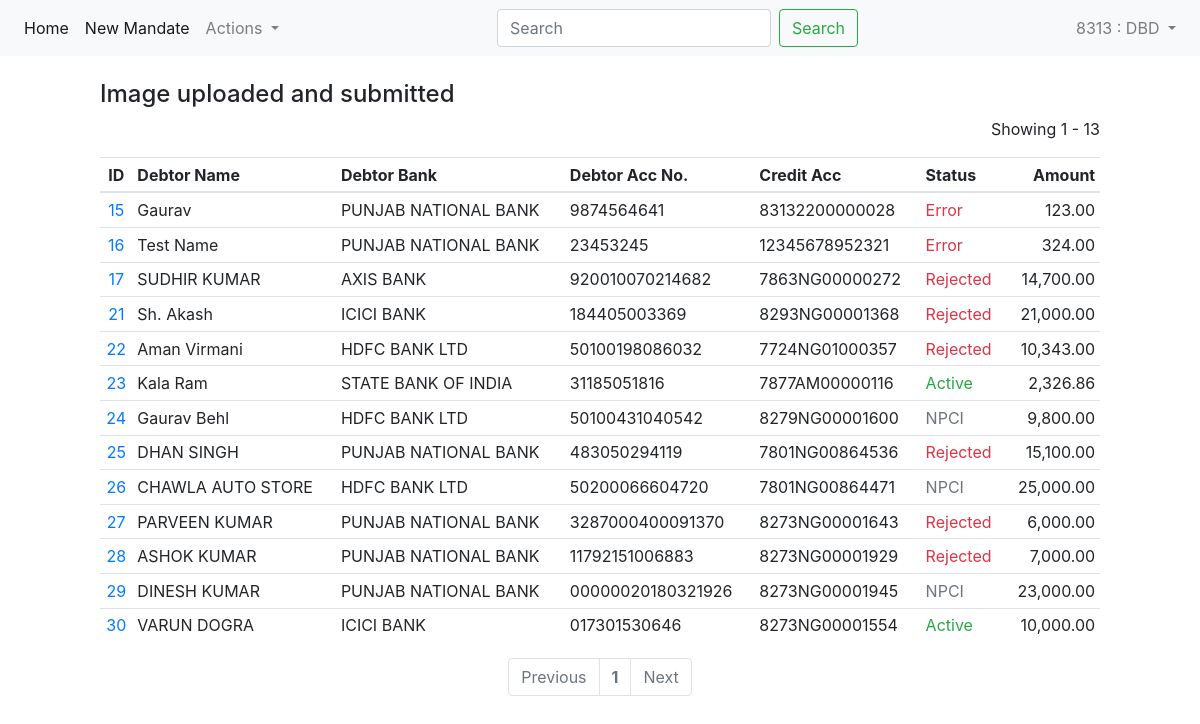
Page /mandates/1/ (signed in) on the earlier database version.
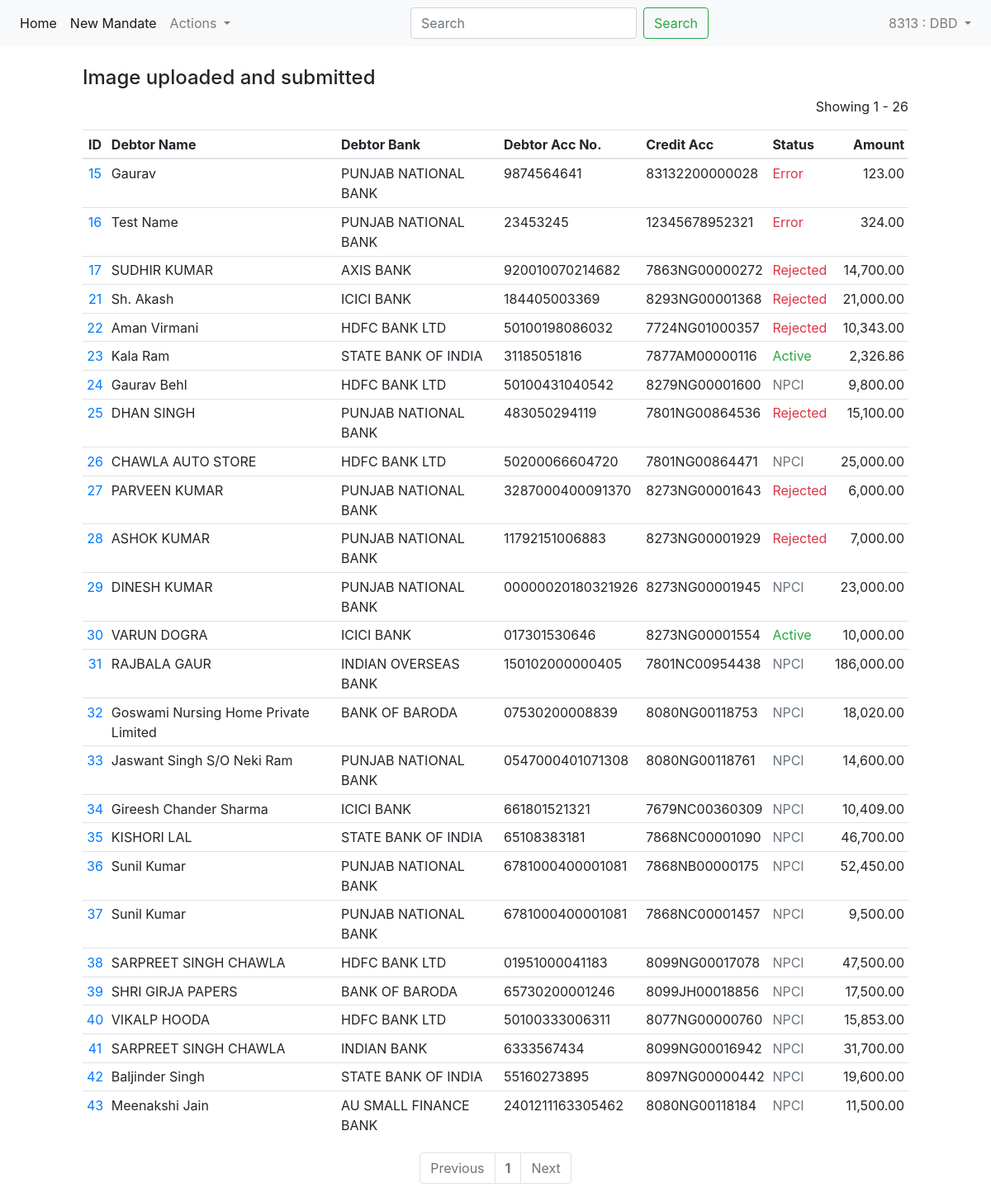
Same page on the later database version.
### mandate/models.py (models this page shows, shortened)
class Mandate(models.Model):
	debit_type_choices = [
		(None, ''),
		('F', 'Fixed Amount'),
		('M', 'Max Amount'),
	]
	frequency_choices = [
		(None, ''),
		('ADHO', 'As and when presented'),
		('INDA', 'Intra Day'),
		('DAIL', 'Daily'),
		('WEEK', 'Weekly'),
		('BIMN', 'Bi-Monthly'),
		('MNTH', 'Monthly '),
		('QURT', 'Quaterly'),
		('MIAN', 'Semi annually'),
		('YEAR', 'Yearly'),
	]
	acc_type_choices = [
		(None, ''),
		('SAVINGS', 'SAVINGS'),
		('CURRENT', 'CURRENT'),
		('CC', 'CC'),
		('Other', 'Other'),
	]
	debit_date_choices = [
		(None, ''),
		('3', '3rd day of month'),
		('11', '11th day of month'),
		('19', '19th day of month'),
		('26', '26th day of month'),
	]
	seq_no = models.IntegerField(default=0)
	ref = models.CharField(max_length=35, null=False)
	office = models.ForeignKey(Office, on_delete=models.PROTECT)
	currency = models.CharField(max_length=5, default='INR', verbose_name='Currency')
	debit_type = models.CharField(max_length=1, choices=debit_type_choices, default='F', verbose_name='Debit Type')
	amount = models.DecimalField(max_digits=10, decimal_places=2, verbose_name='Installment Amount')
	category = models.CharField(max_length=4, default='L001', verbose_name='Category')
	frequency = models.CharField(max_length=4, choices=frequency_choices, default='MNTH', verbose_name='Frequency')
	date = models.DateField(verbose_name='Date of Mandate')
	start_date = models.DateField(verbose_name='Start Date', help_text="The start date should be on or after the date of mandate.")
	end_date = models.DateField(verbose_name='End Date', help_text="The end date can not be beyond 40 years after start date ")
	debtor_name = models.CharField(max_length=300, verbose_name='Name of Debor Account Holder', help_text="The name as per the debit account.")
	debtor_joint = models.BooleanField(default=False, verbose_name='Is the Debtor Account jointly held?', help_text="Select this if the debtor account requires signatures of multiple persons")
	debtor_name_2 = models.CharField(blank=True, null=True, max_length=300, verbose_name='Name of Debor Account Holder 2', help_text='At least one additional name required for joint account.')
	debtor_name_3 = models.CharField(blank=True, null=True, max_length=300, verbose_name='Name of Debor Account Holder 3')
	debtor_bank = models.ForeignKey(DebtorBank, on_delete=models.PROTECT, verbose_name='Debtor Bank')
	debtor_acc_type = models.CharField(max_length=10, choices=acc_type_choices, verbose_name='Debtor Account Type')
	debtor_acc_no = models.CharField(max_length=100, verbose_name='Debtor Legal Account Number')
	debtor_acc_ifsc = models.CharField(max_length=11, verbose_name='Debtor Account IFSC')
	creditor_name = models.CharField(max_length=300, verbose_name='Creditor Name')
	creditor_bank = models.CharField(max_length=300, default="SARVA HARYANA GRAMIN BANK", verbose_name='Creditor Bank')
	creditor_utility_code = models.CharField(max_length=100, default="HGBX00002000017848", verbose_name='Creditor Utility Code')
	mandate_image = models.ImageField(upload_to="mandate/images/mandate/", null=True, verbose_name='Mandate Image')
	debit_date = models.CharField(max_length=2, choices=debit_date_choices, verbose_name='Date of EMI Collection')
	credit_account = models.CharField(max_length=100, verbose_name='Credit Account', help_text="The loan/other account in SHGB in which the installment is to be credited.")
	phone = models.CharField(max_length=10, null=True, blank=True, validators=[phone_validator], verbose_name='Customer Mobile No.')
	email = models.EmailField(null=True, blank=True, verbose_name='Customer EMail ID')
	create_time = models.DateTimeField(null=True)
	create_user = models.ForeignKey(User, on_delete=models.PROTECT, related_name="create", null=True)
	submit_time = models.DateTimeField(null=True)
	submit_user = models.ForeignKey(User, on_delete=models.PROTECT, related_name="submit", null=True)
	lm_time = models.DateTimeField(null=True)
	is_deleted = models.BooleanField(default=False)
	def get_status(self):
		try:
			return self.presentation_set.latest().get_status()
		except Presentation.DoesNotExist:
			return {
				'short': 'New',
				'message': 'The mandate has been submitted and pending at HO:DBD',
				'class': 'primary'
			}
	class Meta:
		ordering = ["id"]
		constraints = [
			CheckConstraint(
    			check = Q(start_date__gte = F("date")),
    			name = "startDate_gte_date",
				violation_error_message = '"Start Date" can not be before the "Date of Mandate"',
			),
			UniqueConstraint(
				name = 'mandate_ref_unique',
				fields = ["ref"]
			)
		]

class DebtorBank(models.Model):
	name = models.CharField(max_length=400)
	is_deleted = models.BooleanField(default=False)
	def __str__(self):
		return self.name
	class Meta:
		ordering = ["name"]

class Presentation(models.Model):
	npci_codes = {
		'M093': 'Aadhaar not mapped to account number',
		'M090': 'Aadhaar Number mismatch in X509cert and bank CBS',
		'M089': 'Aadhaar Number mismatch in X509certfic and mandate',
		'M037': 'Account closed',
		'C003': 'Account closed',
		'C004': 'Account frozen',
		'M026': 'Account frozen or Blocked',
		'M057': 'Account Holder Name Mismatch with CBS',
		'C005': 'Account inoperative',
		'M055': 'Account Inoperative',
		'ac01': 'ACK Default Accept Reason',
		'M007': 'Alterations require drawers authentication',
		'M024': 'Amount in words and figures differ',
		'M034': 'Amount of EMI more than limit allowed for the acct',
		'M088': 'API Data mismatch with cust info and data mandate',
		'M094': 'Appropriate NACH Mandate not uploaded',
		'sack': 'Automatic cancel request acceptance',
		'C002': 'Cancellation on corporate request',
		'C001': 'Cancellation on customer request',
		'M008': 'Company for stamp required or Wrong',
		'M074': 'Data mismatch with image_account number',
		'M075': 'Data mismatch with image_account type',
		'M080': 'Data mismatch with image_amount',
		'M035': 'Data mismatch with image_Corporate name mismatch',
		'M079': 'Data mismatch with image_debit type',
		'M084': 'Data mismatch with image_debtor bank name',
		'M082': 'Data mismatch with image_end date',
		'M077': 'Data mismatch with image_frequency',
		'M085': 'Data mismatch with image_more than one field',
		'M083': 'Data mismatch with image_payer name',
		'M078': 'Data mismatch with image_period',
		'M081': 'Data mismatch with image_start date',
		'ncfe': 'Default forced not acknowledge acceptance reason',
		'pc01': 'Default PreCancel reason',
		'rv01': 'Default Revoke Reason',
		'sp01': 'Default Suspend Reason',
		'M006': 'Drawers authority to operate account not received',
		'M003': 'Drawers signature differs',
		'M050': 'Drawers signature illegible in mandate form',
		'M049': 'Drawers signature not updated in Bank CBS',
		'M004': 'Drawers signature required',
		'M021': 'Duplicate mandate_first presented mandate already ',
		'M091': 'eSign Signature is tampered or corrupt',
		'M027': 'Image not clear',
		'M096': 'Instrument out dated and stale',
		'M060': 'Invalid frequency',
		'M066': 'Joint signature required',
		'M009': 'Mandate not in standard format',
		'M052': 'Mandate Not Registered_Minor Account',
		'M056': 'Mandate Not Registered_ not maintaining req balanc',
		'M051': 'Mandate Not Registered_NRE Account',
		'M095': 'Mandate Presented with thumb Impression',
		'M030': 'Mandate registration not allowed for CC account',
		'M054': 'Mandate registration not allowed for PPF account',
		'M038': 'No such account',
		'M036': 'Not a CBS act no.or old act no.representwithCBS no',
		'A001': 'On customer request',
		'M011': 'Payment stopped by attachment order',
		'M012': 'Payment stopped by court order',
		'M025': 'Present under proper mandate category',
		'M023': 'Refer to the branch_KYC not completed',
		'M032': 'Rejected as per customer confirmation',
		'M092': 'signed Content doesnot tally with data mandate',
		'ncex': 'TAT expired',
		'M067': 'Thumb Impression in CBS but cust sign in mandate',
		'M013': 'Withdrawal stopped owing to death of account holde',
		'M015': 'Withdrawal stopped owing to insolvency of account ',
		'M014': 'Withdrawal stopped owing to lunacy of account hold',
	}
	date = models.DateField()
	seq_no = models.IntegerField()
	npci_username = models.CharField(max_length=35, default = 'HGBX344857')
	npci_MsgId = models.CharField(max_length=35)
	filename_prefix = models.CharField(max_length=35, null=True)
	mandate = models.ForeignKey(Mandate, on_delete=models.CASCADE)
	zip = models.ForeignKey(Zip, on_delete=models.CASCADE)
	npci_upload_time = models.DateTimeField(null=True)
	npci_umrn = models.CharField(max_length=35, null=True)
	npci_upload_error = models.CharField(max_length=1000, null=True)
	npci_status = models.CharField(max_length=35, null=True, choices=npci_codes)
	npci_reason_code = models.CharField(max_length=10, null=True)
	npci_response_time = models.DateTimeField(null=True)
	def get_status(self):
		status = {}
		if self.npci_upload_time == None:
			raise Presentation.DoesNotExist
		elif self.npci_upload_error != None:
			status['short'] = 'Error'
			status['message'] = "Error: " + self.npci_upload_error
			status['class'] = "danger"
		elif self.npci_status == None:
			status['short'] = 'NPCI'
			status['message'] = "Mandate uploaded at NPCI portal"
			status['class'] = "secondary"
		elif self.npci_status == 'Active':
			status['short'] = 'Active'
			status['message'] = "Mandate has been accepted by the debtor bank"
			status['class'] = "success"
		elif self.npci_status == 'Rejected':
			status['short'] = 'Rejected'
			status['message'] = "Rejected - "
			status['class'] = "danger"
			if self.npci_reason_code != None:
				status['message'] = status['message'] + self.npci_reason_code + ' - ' + self.npci_codes[self.npci_reason_code]
		else:
			status['short'] = 'Unknown'
			status['message'] = "Status unknown. Contact HO:DBD"
			status['class'] = "dark"
		return status
	class Meta:
		get_latest_by = ["date", "seq_no"]
		ordering = ["date", "seq_no"]
		constraints = [
			UniqueConstraint(
				name = 'presentation_date_seq_unique',
				fields = ["date", "seq_no"]
			)
		]

### mandate/views.py (the view)
# urls.py: path("<int:page>/", views.paginate, name="paginate"),
def paginate(request, page):
	mandates = Mandate.objects.exclude(mandate_image__isnull=True).exclude(mandate_image__exact = '')
	p = Paginator(mandates, 50)
	context = {"cur_page": p.page(page), "range": p.page_range}
	return render(request, "mandate/paginate.html", context)

### mandate/templates/mandate/paginate.html
{% extends "mandate/base.html" %}
{% load humanize %}
{% block content %}
<div style="width: 1000px;">
<h4>Image uploaded and submitted</h4>
<p class="text-right">Showing {{ cur_page.start_index }} - {{ cur_page.end_index }}</p>
<table class="table table-sm">
  <thead>
    <tr>
      <th scope="col" class="text-center">ID</th>
      <th scope="col">Debtor Name</th>
      <th scope="col">Debtor Bank</th>
      <th scope="col">Debtor Acc No.</th>
      <th scope="col">Credit Acc</th>
      <th scope="col">Status</th>
      <th scope="col" class="text-right">Amount</th>
    </tr>
  </thead>
  <tbody>
    {% for m in cur_page %}
    <tr>
      <td scope="row" class="text-center"><a href="/mandates/mandate/{{m.id}}/">{{m.id}}</a></td>
      <td>{{m.debtor_name}}</td>
      <td>{{m.debtor_bank}}</td>
      <td>{{m.debtor_acc_no}}</td>
      <td>{{m.credit_account}}</td>
      <td class="text-{{m.get_status.class}}">{{m.get_status.short}}</td>
      <td class="text-right">{{m.amount|intcomma}}</td>
    </tr>
    {% endfor %}
  </tbody>
</table>
  <nav aria-label="Page navigation">
    <ul class="pagination justify-content-center">
      <li class="page-item {% if not cur_page.has_previous %} disabled{% endif %}">
        {% if cur_page.has_previous %}<a class="page-link" href="../{{cur_page.previous_page_number}}/">
        {% else %} <a class="page-link" href="#">
        {% endif %}Previous</a>
      </li>
      {% for i in range %}
      <li class="page-item {% if i == cur_page.number %} disabled font-weight-bold{% endif %}"><a class="page-link" href="../{{i}}/">{{i}}</a></li>
      {% endfor %}
      <li class="page-item {% if not cur_page.has_next %} disabled{% endif %}">
        {% if cur_page.has_next %}<a class="page-link" href="../{{cur_page.next_page_number}}/">
        {% else %}<a class="page-link" href="#">
        {% endif %}Next</a>
      </li>
    </ul>
  </nav>
</div>
{% endblock %}

Differences in the rows shown:
added Mandate: id "31", debtor_name "RAJBALA GAUR", debtor_bank "INDIAN OVERSEAS BANK", debtor_acc_no "150102000000405", credit_account "7801NC00954438", get_status.short "NPCI", amount "186,000.00"
added Mandate: id "32", debtor_name "Goswami Nursing Home Private Limited", debtor_bank "BANK OF BARODA", debtor_acc_no "07530200008839", credit_account "8080NG00118753", get_status.short "NPCI", amount "18,020.00"
added Mandate: id "33", debtor_name "Jaswant Singh S/O Neki Ram", debtor_bank "PUNJAB NATIONAL BANK", debtor_acc_no "0547000401071308", credit_account "8080NG00118761", get_status.short "NPCI", amount "14,600.00"
added Mandate: id "34", debtor_name "Gireesh Chander Sharma", debtor_bank "ICICI BANK", debtor_acc_no "661801521321", credit_account "7679NC00360309", get_status.short "NPCI", amount "10,409.00"
added Mandate: id "35", debtor_name "KISHORI LAL", debtor_bank "STATE BANK OF INDIA", debtor_acc_no "65108383181", credit_account "7868NC00001090", get_status.short "NPCI", amount "46,700.00"
added Mandate: id "36", debtor_name "Sunil Kumar", debtor_bank "PUNJAB NATIONAL BANK", debtor_acc_no "6781000400001081", credit_account "7868NB00000175", get_status.short "NPCI", amount "52,450.00"
added Mandate: id "37", debtor_name "Sunil Kumar", debtor_bank "PUNJAB NATIONAL BANK", debtor_acc_no "6781000400001081", credit_account "7868NC00001457", get_status.short "NPCI", amount "9,500.00"
added Mandate: id "38", debtor_name "SARPREET SINGH CHAWLA", debtor_bank "HDFC BANK LTD", debtor_acc_no "01951000041183", credit_account "8099NG00017078", get_status.short "NPCI", amount "47,500.00"
added Mandate: id "39", debtor_name "SHRI GIRJA PAPERS", debtor_bank "BANK OF BARODA", debtor_acc_no "65730200001246", credit_account "8099JH00018856", get_status.short "NPCI", amount "17,500.00"
added Mandate: id "40", debtor_name "VIKALP HOODA", debtor_bank "HDFC BANK LTD", debtor_acc_no "50100333006311", credit_account "8077NG00000760", get_status.short "NPCI", amount "15,853.00"
added Mandate: id "41", debtor_name "SARPREET SINGH CHAWLA", debtor_bank "INDIAN BANK", debtor_acc_no "6333567434", credit_account "8099NG00016942", get_status.short "NPCI", amount "31,700.00"
added Mandate: id "42", debtor_name "Baljinder Singh", debtor_bank "STATE BANK OF INDIA", debtor_acc_no "55160273895", credit_account "8097NG00000442", get_status.short "NPCI", amount "19,600.00"
added Mandate: id "43", debtor_name "Meenakshi Jain", debtor_bank "AU SMALL FINANCE BANK", debtor_acc_no "2401211163305462", credit_account "8080NG00118184", get_status.short "NPCI", amount "11,500.00"
Other differences:
{{ cur_page.end_index }}: "13" → "26"
